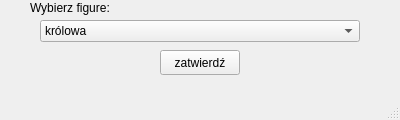
<?xml version="1.0" encoding="UTF-8"?>
<ui version="4.0">
 <class>Wybor_figury</class>
 <widget class="QMainWindow" name="Wybor_figury">
  <property name="geometry">
   <rect>
    <x>0</x>
    <y>0</y>
    <width>400</width>
    <height>120</height>
   </rect>
  </property>
  <property name="windowTitle">
   <string>MainWindow</string>
  </property>
  <widget class="QWidget" name="centralwidget">
   <widget class="QPushButton" name="zatwierdzono">
    <property name="geometry">
     <rect>
      <x>160</x>
      <y>50</y>
      <width>80</width>
      <height>25</height>
     </rect>
    </property>
    <property name="text">
     <string>zatwierdź</string>
    </property>
   </widget>
   <widget class="QLabel" name="label">
    <property name="geometry">
     <rect>
      <x>30</x>
      <y>0</y>
      <width>321</width>
      <height>16</height>
     </rect>
    </property>
    <property name="text">
     <string>Wybierz figure:</string>
    </property>
   </widget>
   <widget class="QComboBox" name="ktora_figura">
    <property name="geometry">
     <rect>
      <x>40</x>
      <y>20</y>
      <width>320</width>
      <height>22</height>
     </rect>
    </property>
    <item>
     <property name="text">
      <string>królowa</string>
     </property>
    </item>
    <item>
     <property name="text">
      <string>goniec</string>
     </property>
    </item>
    <item>
     <property name="text">
      <string>skoczek</string>
     </property>
    </item>
    <item>
     <property name="text">
      <string>wieża</string>
     </property>
    </item>
   </widget>
  </widget>
  <widget class="QMenuBar" name="menubar">
   <property name="geometry">
    <rect>
     <x>0</x>
     <y>0</y>
     <width>400</width>
     <height>21</height>
    </rect>
   </property>
  </widget>
  <widget class="QStatusBar" name="statusbar"/>
 </widget>
 <resources/>
 <connections/>
</ui>
